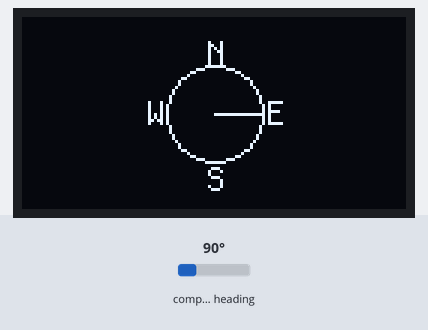
The program below on a simulated Arduino Nano, built with avr-gcc and run on an emulated ATmega328P. Shown: 128×64 one-colour display. The inputs (shaded band) are chosen by the test bench; at power-on: compass heading 90°.

Above: at 1.2 s.
1.3 s: compass heading set to 7°
At 2.5 s:
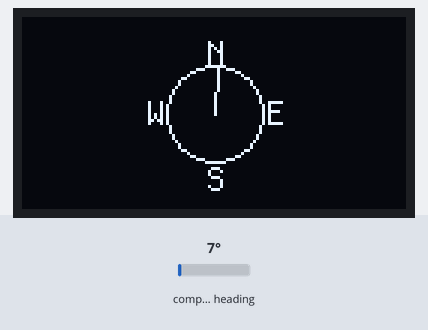
2.8 s: compass heading set to 180°
At 3.3 s:
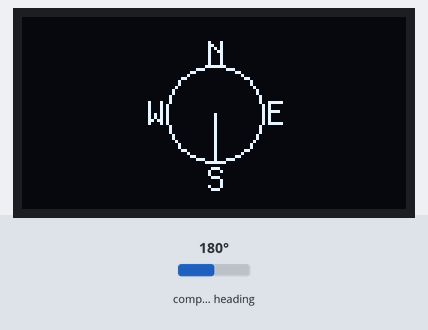
4.4 s: compass heading set to 269°
At 5.2 s:
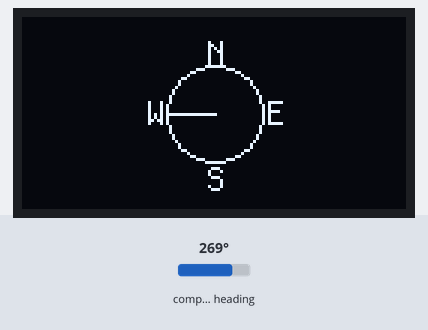
Timing chart, 0 to 7.4 s (numbered marks = the images above; inputs shaded):
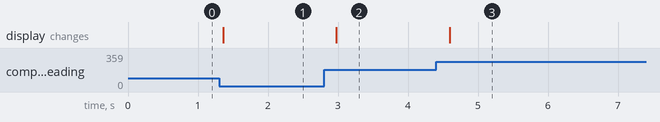

The program:

main.cpp
```cpp
#include <Arduino.h>
#include <U8g2lib.h>
#include <QMC5883LCompass.h>

#define WIDTH 128
#define HEIGHT 64

U8G2_SSD1306_128X64_NONAME_F_HW_I2C display(U8G2_R0, /* reset=*/ U8X8_PIN_NONE);
// U8G2_SSD1306_128X64_ALT0_F_HW_I2C u8g2(U8G2_R0, /* reset=*/ U8X8_PIN_NONE);   //same as the NONAME variant, but may solve the "every 2nd line skipped" problem

QMC5883LCompass compass;

void setup(){
	display.begin();
  compass.init();

	// compass.setCalibration(-368, 1976, -1278, 1122, -655, 1793);
	// compass.setCalibration(-265, 1941, -1317, 1045, -616, 1781);
	// compass.setCalibration(-366, 2023, -1371, 1155, -675, 1728);
	// compass.setCalibration(-361, 2016, -1341, 1106, -675, 1728);
	// compass.setCalibration(-443, 2033, -1358, 1155, -697, 1793);

	compass.setCalibration(-443, 2033, -1358, 1155, -697, 1793);
}

void loop(){
	compass.read();

	display.clearBuffer();
	// display.setFont(u8g2_font_unifont_t_latin);
  display.setFont(u8g2_font_profont12_tf);

	display.drawStr(WIDTH/2 - 2, HEIGHT/2 - 16, "N");
	display.drawStr(WIDTH/2 - 2, HEIGHT/2 + 26, "S");
	display.drawStr(WIDTH/2 + 18, HEIGHT/2 + 4, "E");
	display.drawStr(WIDTH/2 - 22, HEIGHT/2 + 4, "W");

	float x = compass.getAzimuth() * PI / 180;

	display.drawCircle(WIDTH/2, HEIGHT/2, 16);
	display.drawLine(WIDTH/2, HEIGHT/2, WIDTH/2 + 15*sin(x), HEIGHT/2 - 15*cos(x));

  display.sendBuffer();
  delay(125);
}
```

Measured:
- after the input at 1.3 s, the display: changes after 0.06 s (image 1)
- after the input at 2.8 s, the display: changes after 0.18 s (image 2)
- after the input at 4.4 s, the display: changes after 0.19 s (image 3)
